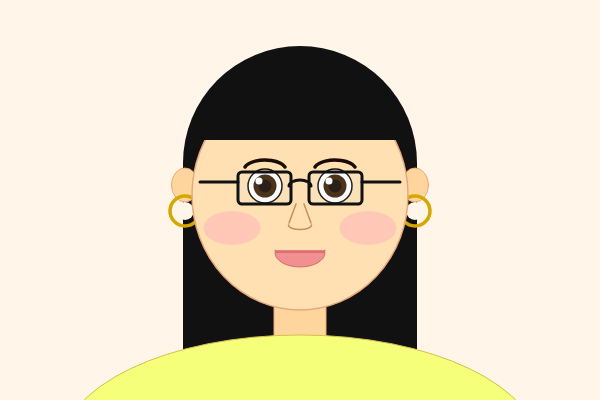
Frame 1 (no input)
Frame 2 (the mouse pressed at the canvas centre, redrawn once): identical to frame 1, image omitted

The p5.js sketch that drew this single still picture (run headless with seeded random() and noise() and a simulated clock; the mouse was pressed at the canvas centre and the sketch redrawn once):

// p5.js sketch
// ── sketch.js
function setup() {
  createCanvas(600, 400);
  noLoop();
}
function draw() {
  background(255, 245, 232);
  // 뒷머리 원 + 사각형
  fill(17, 17, 17);
  noStroke();
  ellipse(300, 163, 234, 234);
  rect(183, 163, 234, 260);
  // 목
  fill(255, 213, 158);
  stroke(232, 168, 124);
  strokeWeight(1);
  rect(274, 296, 52, 62, 6);
  // 귀
  ellipse(185, 185, 27, 34);
  ellipse(415, 185, 27, 34);
  // 링 귀걸이
  noFill();
  stroke(212, 168, 0);
  strokeWeight(3.5);
  ellipse(185, 211, 30, 30);
  ellipse(415, 211, 30, 30);
  fill(255, 245, 232);
  noStroke();
  ellipse(185, 211, 18, 18);
  ellipse(415, 211, 18, 18);
  // 얼굴
  fill(255, 224, 178);
  stroke(232, 168, 124);
  strokeWeight(1.5);
  ellipse(300, 195, 216, 230);
  // 앞머리 반원
  fill(17, 17, 17);
  noStroke();
  arc(300, 140, 216, 133, PI, TWO_PI);
  // 왼쪽 눈
  fill(255);
  stroke(26, 10, 0);
  strokeWeight(1.5);
  ellipse(265, 186, 34, 34);
  fill(61, 32, 0);
  noStroke();
  ellipse(265, 186, 23, 23);
  fill(26, 10, 0);
  ellipse(265, 186, 13, 13);
  fill(255);
  ellipse(259, 181, 7, 7);
  noFill();
  stroke(26, 10, 0);
  strokeWeight(3.5);
  arc(265, 170, 42, 20, PI + 0.15, TWO_PI - 0.15);
  // 오른쪽 눈
  fill(255);
  stroke(26, 10, 0);
  strokeWeight(1.5);
  ellipse(335, 186, 34, 34);
  fill(61, 32, 0);
  noStroke();
  ellipse(335, 186, 23, 23);
  fill(26, 10, 0);
  ellipse(335, 186, 13, 13);
  fill(255);
  ellipse(329, 181, 7, 7);
  noFill();
  stroke(26, 10, 0);
  strokeWeight(3.5);
  arc(335, 170, 42, 20, PI + 0.15, TWO_PI - 0.15);
  // 볼터치
  noStroke();
  fill(255, 179, 186, 140);
  ellipse(232, 228, 57, 34);
  ellipse(368, 228, 57, 34);
  // 코
  noFill();
  stroke(200, 144, 90);
  strokeWeight(1.5);
  line(296, 204, 289, 223);
  line(304, 204, 311, 223);
  arc(300, 225, 23, 9, 0, PI);
  // 입술
  fill(232, 128, 128);
  stroke(208, 96, 96);
  strokeWeight(0.8);
  arc(300, 250, 50, 20, 0, PI);
  fill(240, 144, 144);
  arc(300, 253, 50, 28, 0, PI);
  noFill();
  stroke(208, 96, 96);
  strokeWeight(1);
  line(275, 252, 325, 252);
  // 안경
  fill(200, 230, 255, 25);
  stroke(17, 17, 17);
  strokeWeight(3);
  rect(238, 172, 53, 32, 4);
  rect(309, 172, 53, 32, 4);
  noFill();
  arc(300, 186, 22, 12, PI, TWO_PI);
  line(238, 182, 200, 182);
  line(362, 182, 400, 182);
  // 옷 반원
  fill(245, 255, 122);
  stroke(212, 192, 80);
  strokeWeight(1);
  arc(300, 450, 480, 230, PI, TWO_PI);
}
